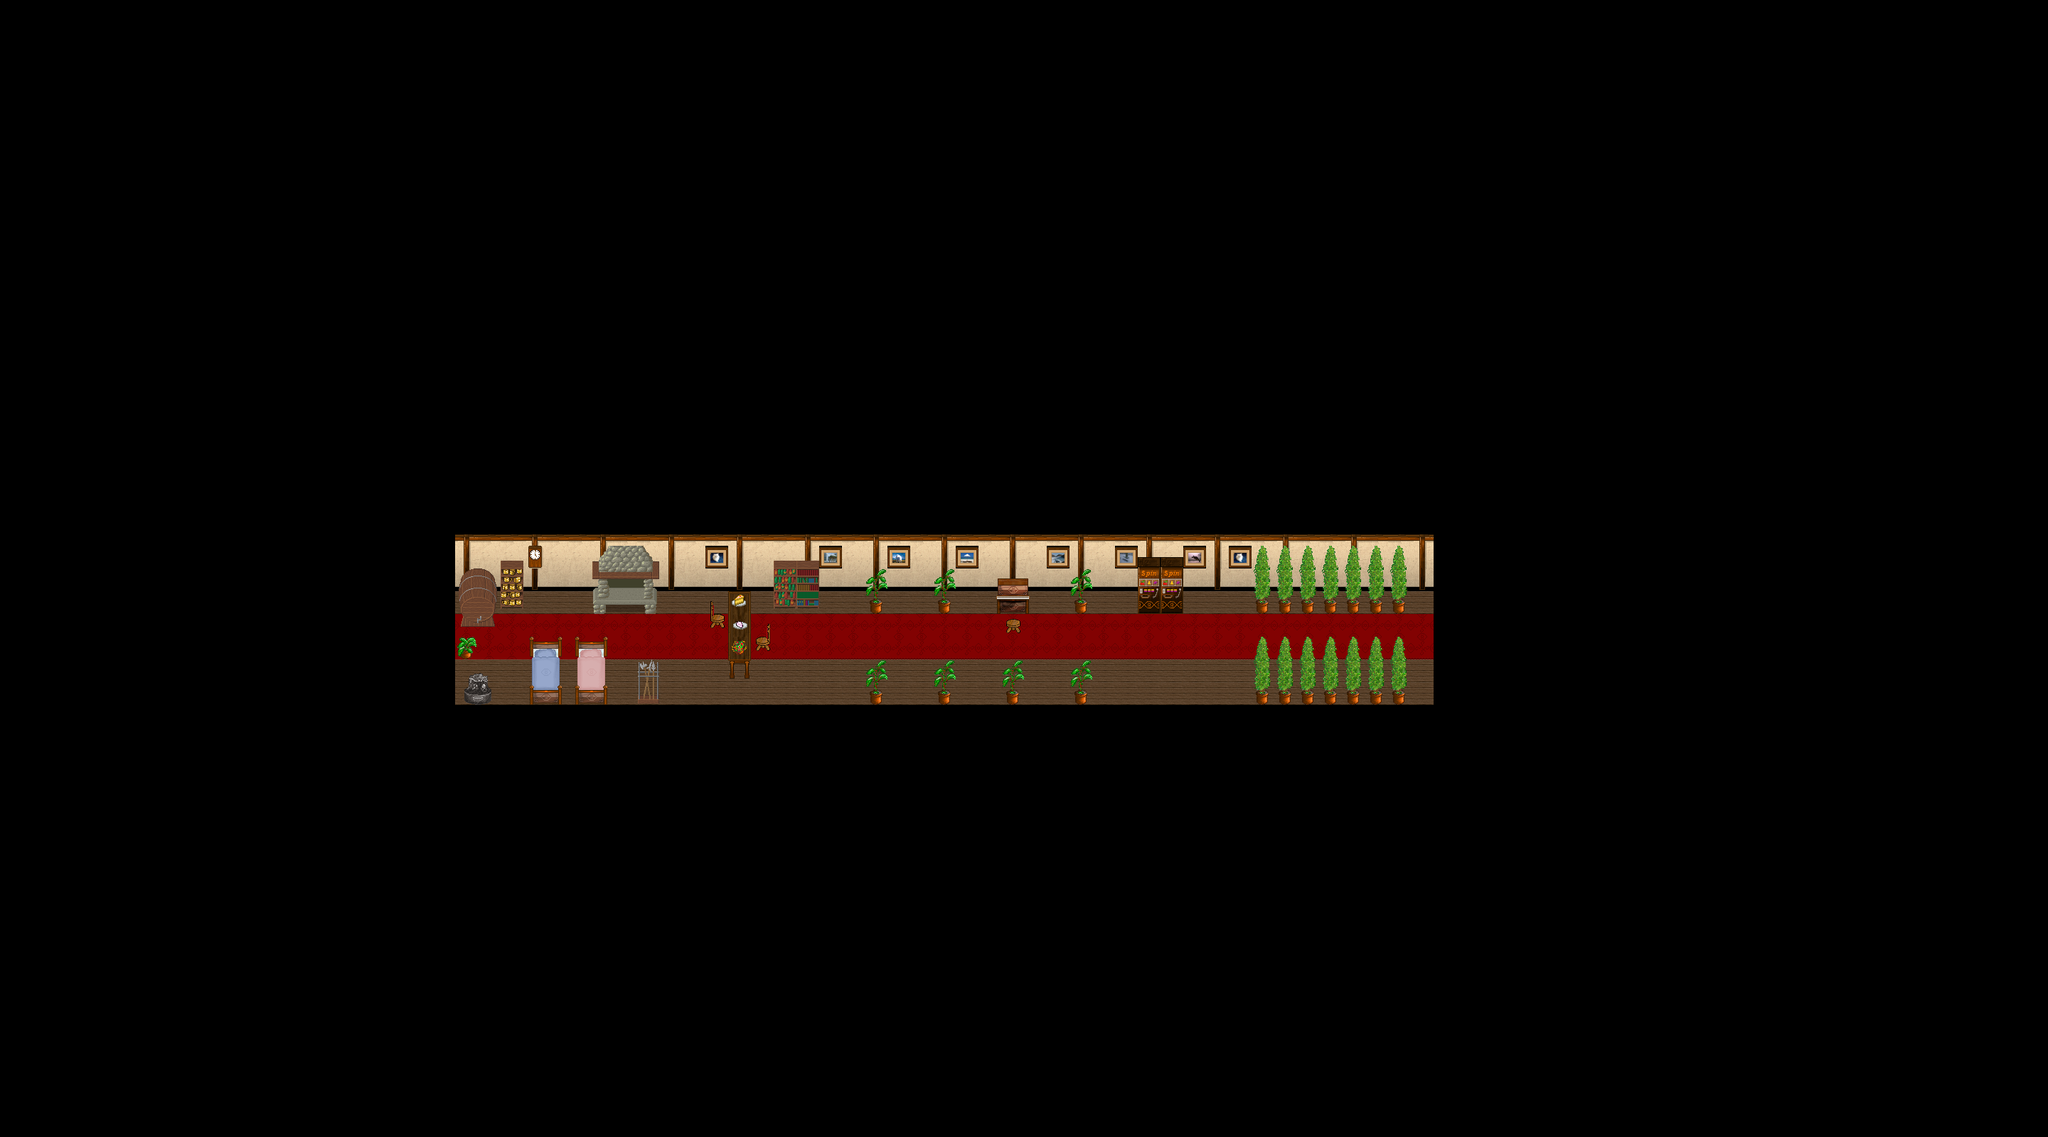

Below is a game level as drawn by its tile map, then a one-line description and the .tmx that defines it (tile-layer data replaced by summaries):
An orthogonal 90x50 tile map with 32x32 px tiles, 5 tile layers (Ground, Ground, Ground, Fringe, ...), 1 hidden layer not drawn, 8 tilesets and 2 objects (WARP, SCRIPT).

<map version="1.0" orientation="orthogonal" width="90" height="50" tilewidth="32" tileheight="32">
 <tileset firstgid="1" name="collision1_32_32" tilewidth="32" tileheight="32">
  <image source="../graphics/tiles/collision1_32_32.png" width="1024" height="1024" />
 </tileset>
 <tileset firstgid="1025" name="indoor2_32_32" tilewidth="32" tileheight="32">
  <image source="../graphics/tiles/indoor2_32_32.png" width="1024" height="1024" />
 </tileset>
 <tileset firstgid="2049" name="indoor3_32_32" tilewidth="32" tileheight="32">
  <image source="../graphics/tiles/indoor3_32_32.png" width="1024" height="1024" />
 </tileset>
 <tileset firstgid="3073" name="indoor1_32_64" tilewidth="32" tileheight="64">
  <image source="../graphics/tiles/indoor1_32_64.png" width="1024" height="1024" />
 </tileset>
 <tileset firstgid="3585" name="indoor1_32_96" tilewidth="32" tileheight="96">
  <image source="../graphics/tiles/indoor1_32_96.png" width="1024" height="960" />
 </tileset>
 <tileset firstgid="3905" name="indoor1_32_128" tilewidth="32" tileheight="128">
  <image source="../graphics/tiles/indoor1_32_128.png" width="1024" height="1024" />
 </tileset>
 <tileset firstgid="4161" name="indoor2_32_64" tilewidth="32" tileheight="64">
  <image source="../graphics/tiles/indoor2_32_64.png" width="1024" height="1024" />
 </tileset>
 <tileset firstgid="4673" name="indoor2_32_96" tilewidth="32" tileheight="96">
  <image source="../graphics/tiles/indoor2_32_96.png" width="1024" height="960" />
 </tileset>
 <layer name="Ground" width="90" height="50">
  <data>[4500 cells, 4500 non-empty, 4 distinct tile ids]</data>
 </layer>
 <layer name="Ground" width="90" height="50">
  <data>[4500 cells, 145 non-empty, 29 distinct tile ids]</data>
 </layer>
 <layer name="Ground" width="90" height="50">
  <data>[4500 cells, 3 non-empty, 3 distinct tile ids]</data>
 </layer>
 <layer name="Fringe" width="90" height="50">
  <data>[4500 cells, 37 non-empty, 17 distinct tile ids]</data>
 </layer>
 <layer name="Over" width="90" height="50">
  <data>[4500 cells, 4 non-empty, 4 distinct tile ids]</data>
 </layer>
 <layer name="Collision" width="90" height="50" visible="0">
  <data>[4500 cells, 4335 non-empty, 1 distinct tile ids]</data>
 </layer>
 <objectgroup name="Object" width="90" height="50">
  <object name="Warp to hous01-o0-o0-o0" type="WARP" x="1995" y="865" width="21" height="62">
   <properties>
    <property name="DEST_MAP" value="iw-castle-cedric-house01-o00-o00-o00" />
    <property name="DEST_X" value="688" />
    <property name="DEST_Y" value="912" />
   </properties>
  </object>
  <object name="External Map Events" type="SCRIPT" x="15" y="19" width="27" height="25">
   <properties>
    <property name="FILENAME" value="scripts/maps/iw-castle-cedric-house01-o00-o00-p01.lua" />
   </properties>
  </object>
 </objectgroup>
</map>
